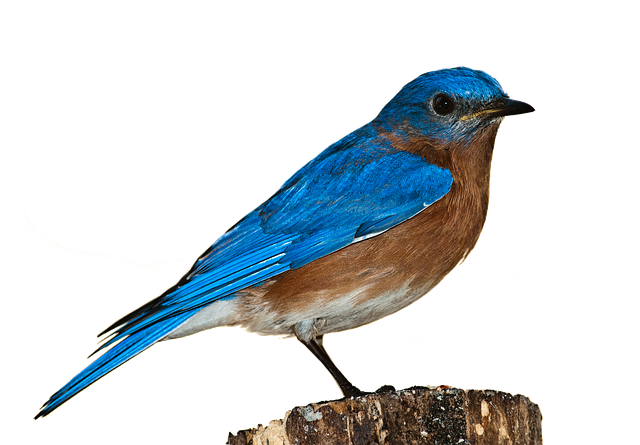
#> input picture tests/test_image.png, 640 x 445 px
$ python ansiart.py ../tests/test_image.png
#> lines starting #> are read from the running program, lines starting #| are printed output that depends on the picture
from PIL import Image

def image_to_ansi(image_path, new_width, aspect):
#> called with image_path = '../tests/test_image.png', new_width = 150, aspect = 0.5
    try:
        image = Image.open(image_path)
#> image is the input picture: PIL image 640x445 RGBA; mean R, G, B, A 100.9, 105.8, 103.4, 65
    except Exception as e:
        print(f"Error opening the image: {e}")
        return ""
    width, height = image.size
#> width = 640; height = 445
    aspect_ratio = height / width
#> aspect_ratio = 0.695
    new_height = int(aspect_ratio * new_width * aspect)  # 縦横比を保持
#> new_height = 52

    image = image.resize((new_width, new_height))
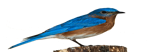
#> image: PIL image 150x52 RGBA; mean R, G, B, A 34.9, 40.3, 42, 65; transparent parts drawn white
    image = image.convert('RGB')
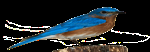
#> image: PIL image 150x52 RGB; mean R, G, B 34.9, 40.3, 42

    ansi_chars = '█'  # 埋めるために使用する文字
    ansi_img = []

    pixels = list(image.getdata())
#> pixels = 7800 items, first 6: (0, 0, 0), (0, 0, 0), (0, 0, 0), (0, 0, 0), (0, 0, 0), (0, 0, 0)
    for i in range(0, len(pixels), new_width):
        for pixel in pixels[i:i+new_width]:
            brightness = sum(pixel) / (255 * 3)
            ansi_index = int(brightness * (len(ansi_chars) - 1))
            r, g, b = pixel
            # RGB値を直接指定して色を設定
            color = f'\x1b[38;2;{r};{g};{b}m'
            ansi_img.append(color + ansi_chars[ansi_index] + '\x1b[0m')
        ansi_img.append('\n')
#> this loop made 52 passes
#> i on passes 2 to 13: 150, 300, 450, 600, 750, 900, 1050, 1200, 1350, 1500, 1650, 1800
#> after the loop, ansi_img = 7852 items

    return ''.join(ansi_img)

# [36 lines left out: functions save_ansi_art, load_ansi_art, truecolor_to_256color, not called in this run]

if __name__ == "__main__": # 画像を指定して実行する場合
    import argparse
    parser = argparse.ArgumentParser(description="Convert image to True Color ANSI art")
    parser.add_argument("image_path", help="Path to the image file") # 画像のパスを指定
    parser.add_argument("--size", type=int, default=150, help="Width of the output image") # 画像の幅を指定
    parser.add_argument("--aspect", type=float, default=0.5, help="Aspect ratio of the output image") # 画像の縦横比を指定
    parser.add_argument("--save", action="store_true", help="Save the output to a file") # ファイルに保存するかどうか
    parser.add_argument("--print", action="store_true", help="Print the output to the console") # コンソールに表示するかどうか
    args = parser.parse_args()
    ansi_result = image_to_ansi(args.image_path,args.size,args.aspect)
    if args.print:
        print(ansi_result) # ANSIアートをコンソールに出力する
    if args.save:
        save_ansi_art(args.image_path.split(".")[0]+".txt", ansi_result) # ANSIアートをファイルに保存する
